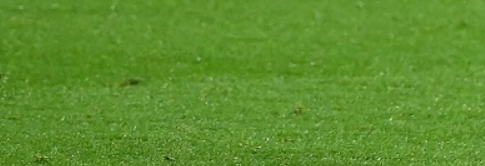
#> input picture Resources/back.png, 485 x 166 px
$ python 'Contours in OpenCV.py'
#> lines starting #> are read from the running program, lines starting #| are printed output that depends on the picture; after the words box and inside, x2 and y2 are one past the last pixel; in counts of white or black regions, pixels touching at a corner belong together
# [312 lines of commented-out code are left out]
import cv2
import numpy as np
roi = cv2.imread('Resources/back.png')
#> roi is the input picture: shape (166, 485, 3); mean B, G, R 45.2, 142.8, 93.7
hsv = cv2.cvtColor(roi,cv2.COLOR_BGR2HSV)
#> hsv: shape (166, 485, 3); mean H, S, V 45.1, 175.3, 142.8
target = cv2.imread('Resources/messi.jpg')
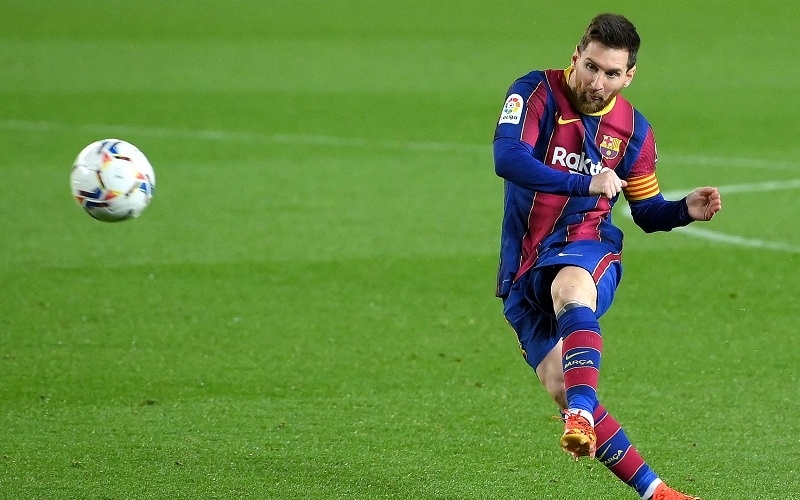
#> input picture Resources/messi.jpg, 800 x 500 px
#> target is the input picture: shape (500, 800, 3); mean B, G, R 60.7, 140.5, 99.8
hsvt = cv2.cvtColor(target,cv2.COLOR_BGR2HSV)
#> hsvt: shape (500, 800, 3); mean H, S, V 52.5, 162.5, 147.5
# Tính toán biểu đồ đối tượng
roihist = cv2.calcHist([hsv],[0, 1], None, [180, 256], [0, 180, 0, 256] )
#Bình thường tần xuất và áp dụng backprojection
cv2.normalize(roihist,roihist,0,255,cv2.NORM_MINMAX)
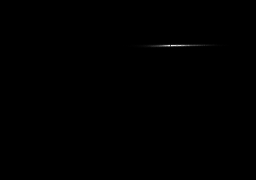
#> roihist: shape (180, 256) float32; min 0, max 255, mean 0.2
dst = cv2.calcBackProject([hsvt],[0,1],roihist,[0,180,0,256],1)
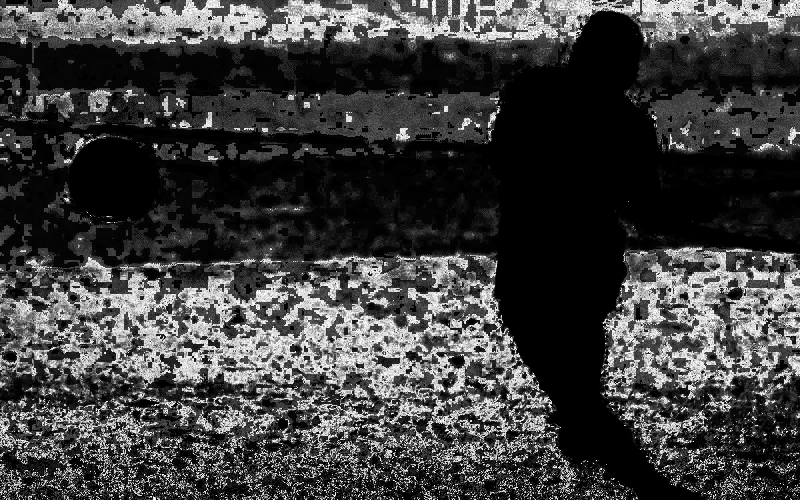
#> dst: shape (500, 800); min 0, max 255, mean 62.5
# Now convolute with circular disc
disc = cv2.getStructuringElement(cv2.MORPH_ELLIPSE,(5,5))
cv2.filter2D(dst,-1,disc,dst)
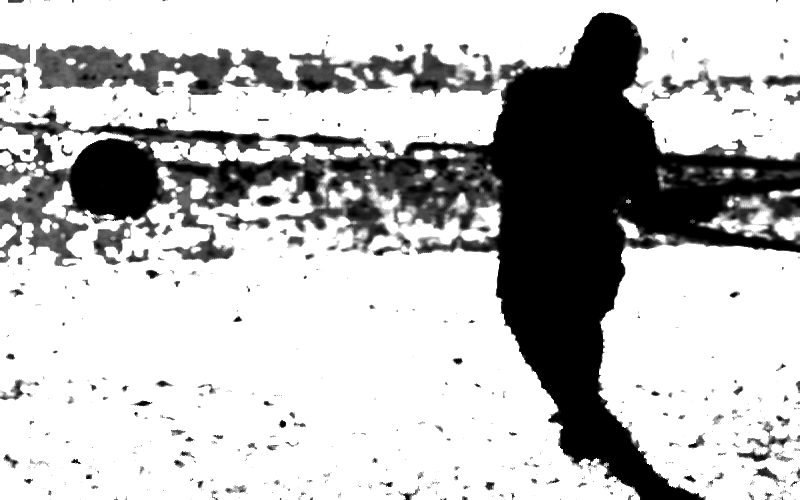
#> dst: shape (500, 800); min 0, max 255, mean 188.4
# threshold and binary AND
ret,thresh = cv2.threshold(dst,50,255,0)
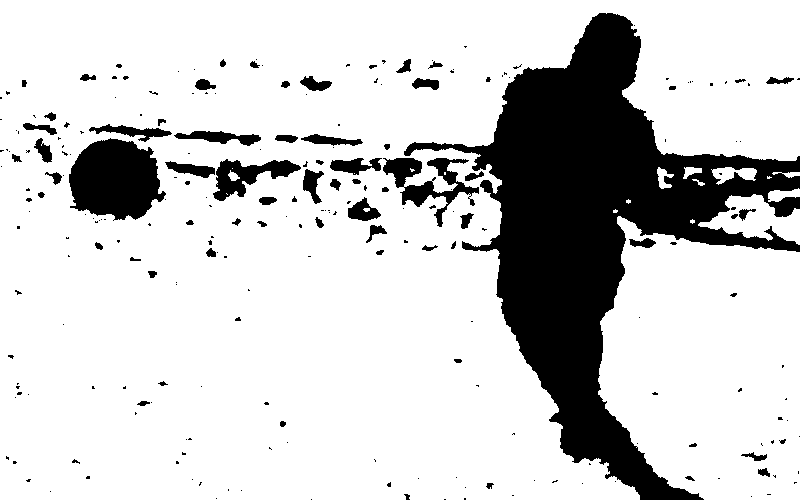
#> thresh: shape (500, 800); 80.7% white; 242 black regions (174 under 20 px), largest, box (x1, y1, x2, y2) and area: (404, 13, 800, 500) 59288, (69, 138, 166, 221) 5837, (383, 158, 479, 227) 2192
thresh = cv2.merge((thresh,thresh,thresh))
res = cv2.bitwise_and(target,thresh)
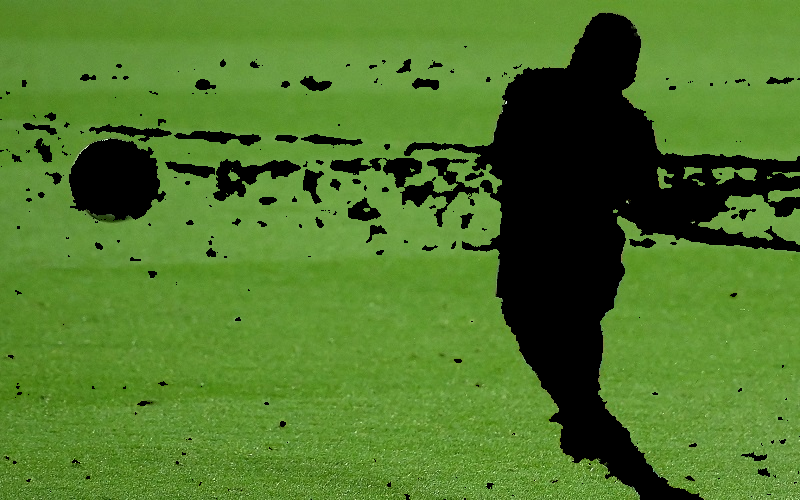
#> res: shape (500, 800, 3); mean B, G, R 42.2, 120.1, 79.5
res = np.hstack((target,thresh,res))
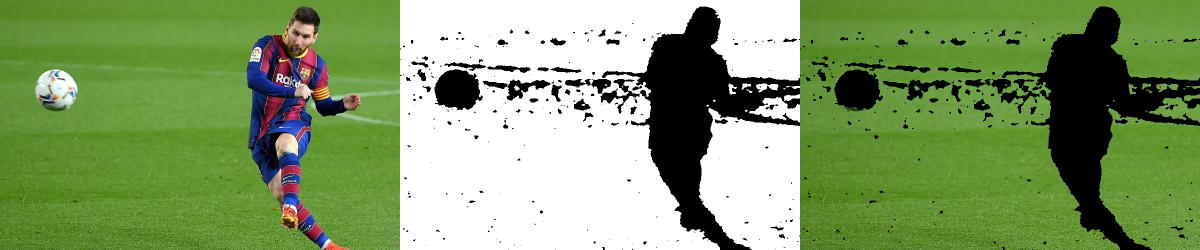
#> res: shape (500, 2400, 3) (shown at 1/2 size); mean B, G, R 102.9, 155.5, 128.4
cv2.imshow('res.jpg',res)
cv2.waitKey(0)
